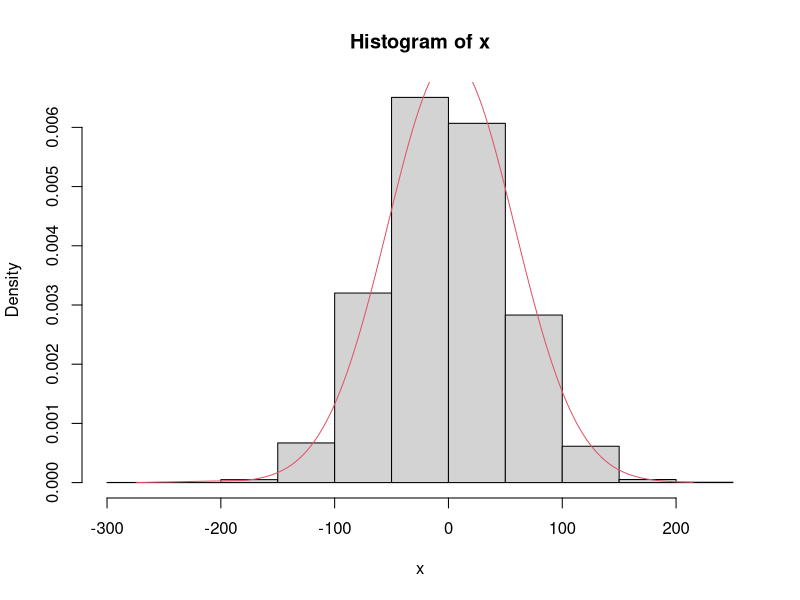
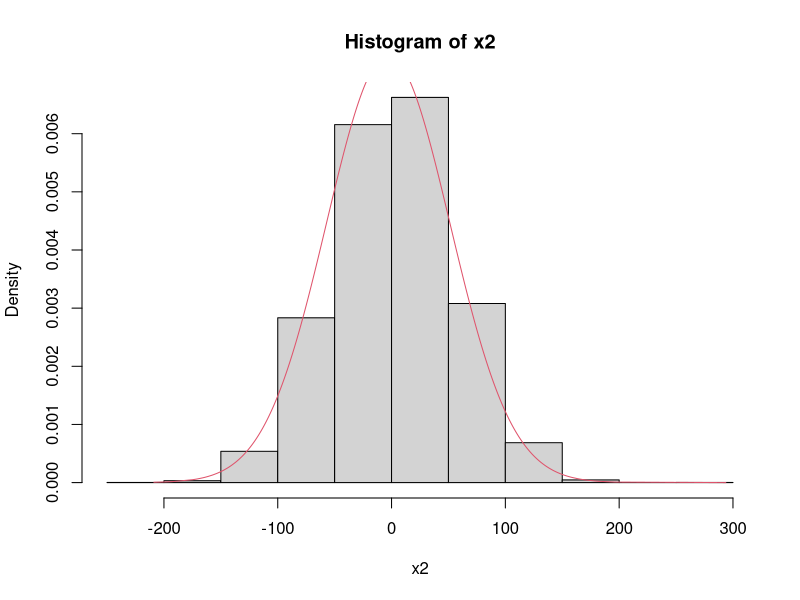
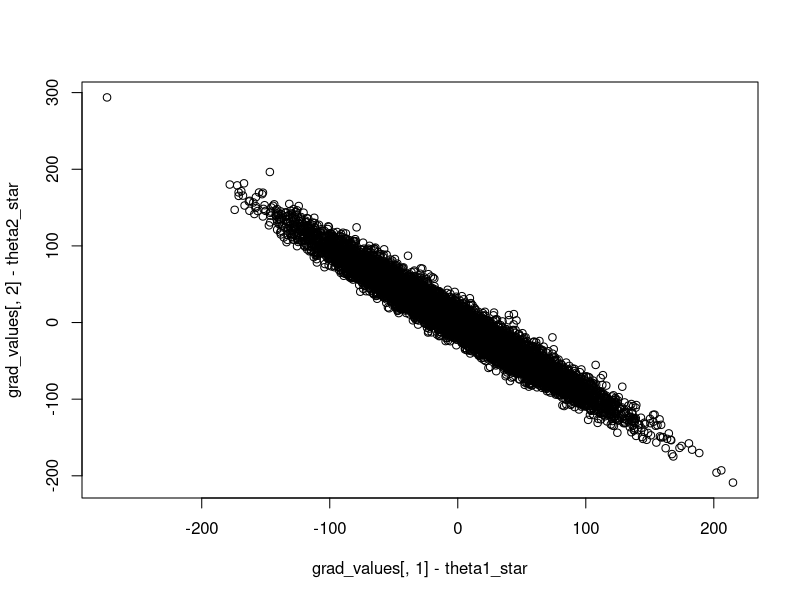
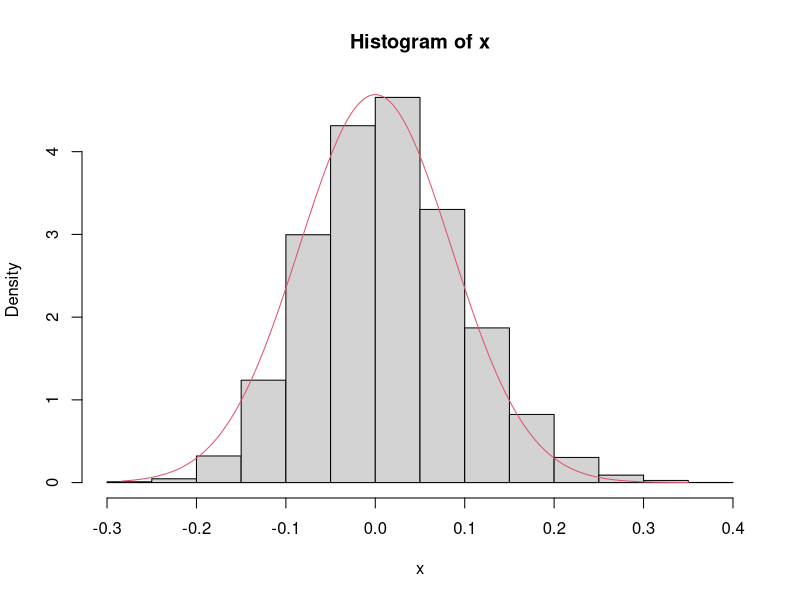
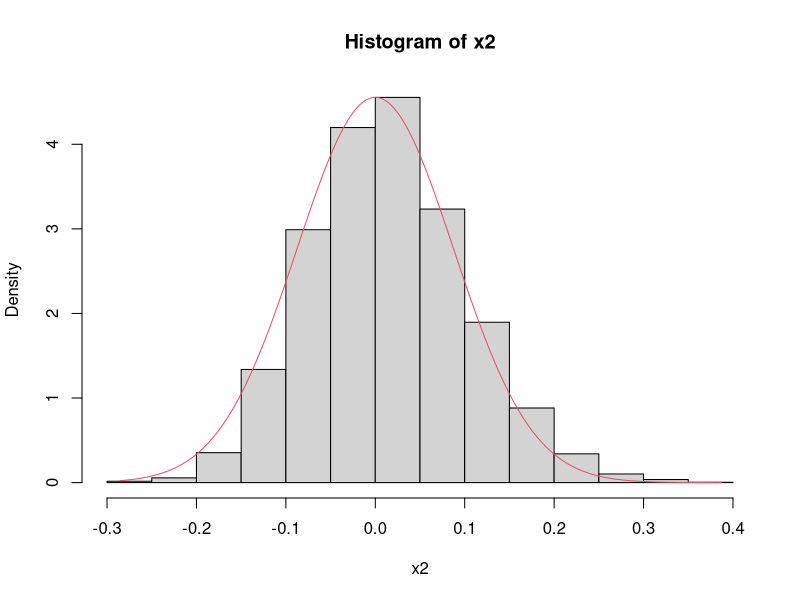
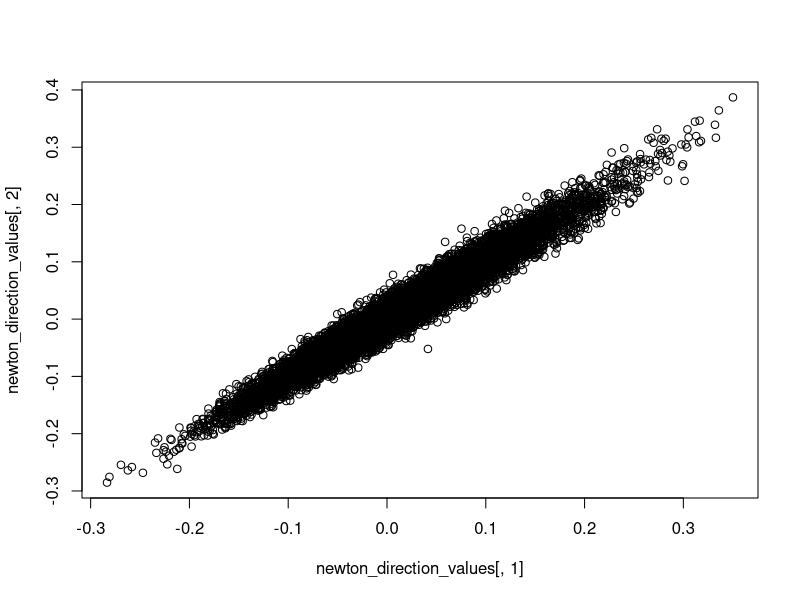
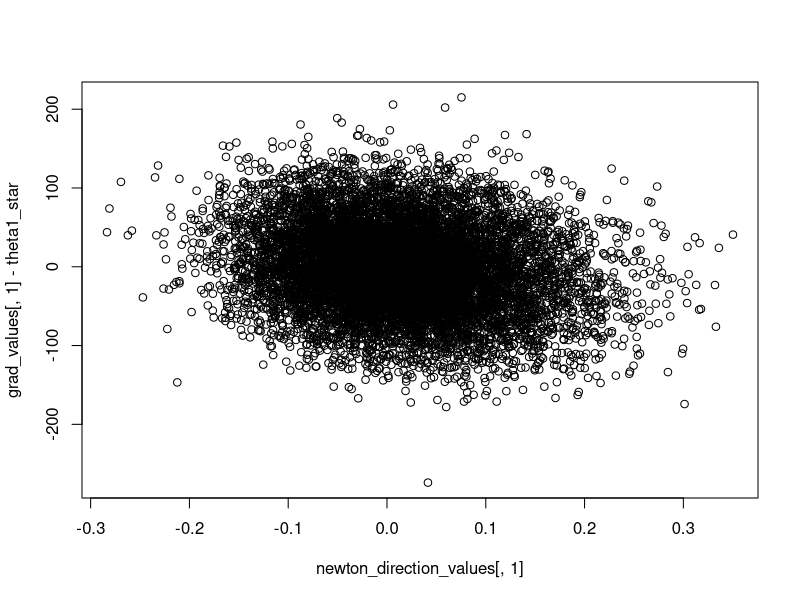
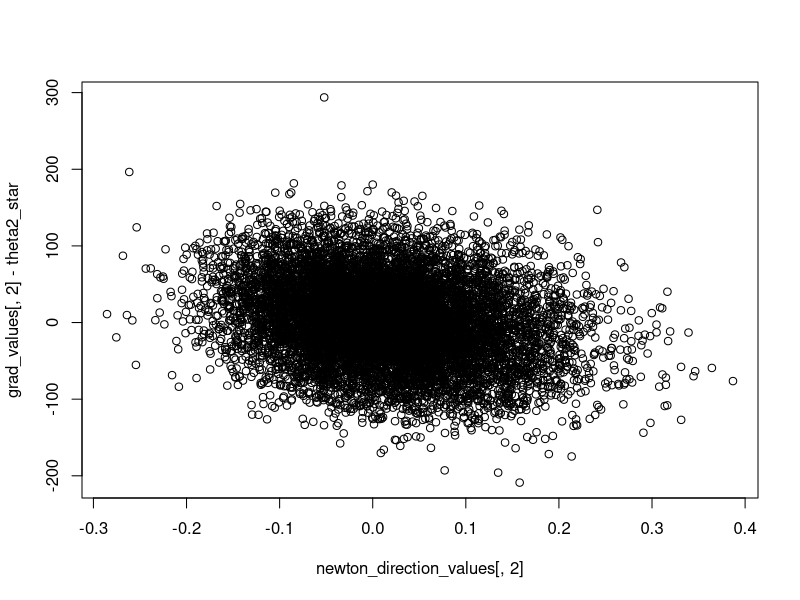

Source code (R) for these figures, in order:
## ---- chunk 1
knitr::opts_chunk$set(echo = TRUE, highlight = TRUE)
library(tidyverse)
## ---- chunk 2
N=10000 #number of samples required
samples<-matrix(0,nrow=N,ncol=311) #matrix to hold samples
for (i in 1:N){ #for loop to generate samples
  samples[i,]<-rnbinom(311,10,0.05) #call rnbinom() to give us samples
} 
## ---- chunk 3
#Functions given in notes to find negative log-likelihood
loglikelihood_nbinom<-function(size,prob,data){
  
  sum_log_dens <- function(x,size,prob){
    sum(dnbinom(x,size,prob,log = TRUE))  
  }
  
  map2_dbl(.x = size,
           .y = prob,
           .f = sum_log_dens,
           x = data)
  
}
loglikelihood_nbinom3<- function(logsize,logitprob,data){
  
  
  size <- exp(logsize)
  prob  <- exp(logitprob)/(1+exp(logitprob))
  
  loglikelihood_nbinom(size,prob,data)
  
}
negloglik_fn<-function(theta = c(0,0),
                       data = 1){
  
  -loglikelihood_nbinom3(logsize = theta[1],
                         logitprob = theta[2],
                         data    = data)
}
#Custom log-likelihood function in this case, not given in notes
loglik_expr<-expression(lgamma(y+exp(theta1))-lgamma(exp(theta1))-lgamma(y+1)+exp(theta1)*(theta2-log(1+exp(theta2)))-y*log(1+exp(theta2)))
loglik_deriv <- deriv(expr         = loglik_expr,
                         namevec      = c("theta1","theta2"),
                         function.arg = c("theta1","theta2","y"),
                         hessian      = TRUE)
#New function to compute gradient of negative log-likelihood
negloglik_grad <- function(theta = c(0,0),
                           data = 1){
  
  aux  <- loglik_deriv(theta1 = theta[1],
                          theta2 = theta[2],
                          y      = data)
  
  grad <- apply(attr(aux,"gradient"),2,sum)
  
  -grad
}
#New function to compute Hessian
negloglik_hess <- function(theta = c(0,0),
                           data = 1){
  
  aux  <- loglik_deriv(theta1 = theta[1],
                          theta2 = theta[2],
                          y      = data)
  
  hess<-apply(attr(aux,"hessian"),c(2,3),sum)
  
  -hess
}


suppressWarnings({ ## otherwise many warning messages about NaNs appears
parameter_values<-matrix(0,nrow=N,ncol=2) #to store MLEs
theta_star<-c(log(10),log(0.05/0.95))
grad_values<-matrix(0,nrow=N,ncol=2) #to store gradient at theta_star
hessian_values<-array(0,dim=c(2,2,N)) #store Hessian at theta_star
newton_direction_values<-matrix(0,nrow=N,ncol=2) #store Newton descent directions at theta_star
for (i in 1:N){
  run<-optim(par=c(0,0),fn=negloglik_fn,gr=negloglik_grad,data=samples[i,],
             method="BFGS",hessian=TRUE) #perform optimisation
  parameter_values[i,]<-run$par #store MLEs
  grad_values[i,]<-negloglik_grad(theta_star,samples[i,]) #store gradient at theta_star
  hessian_values[,,i]<-negloglik_hess(theta_star,samples[i,]) #store hessian at theta_star
  newton_direction_values[i,]<- -solve(hessian_values[,,i])%*%grad_values[i,] #calculate newton direction
}
})
#May get some warnings but all the outputs are sensible
## ---- chunk 4
# your code here
theta1_star =  theta_star[1]
theta2_star =  theta_star[2]

# histogram with a normal curve overlayed
x <- sort(grad_values[,1]-theta1_star)
fun <- dnorm(x, mean = theta1_star, sd = sqrt(mean(hessian_values[1,1,])))
hist(x, prob = TRUE)
lines(x, fun, col = 2)


x2 <- sort(grad_values[,2]-theta2_star)
fun <- dnorm(x2, mean = theta2_star, sd = sqrt(mean(hessian_values[2,2,])))
hist(x2, prob = TRUE)
lines(x2, fun, col = 2)



plot(grad_values[,1]-theta1_star, grad_values[,2]-theta2_star)
## ---- chunk 5
# your code here

x <- sort(newton_direction_values[,1])
fun <- dnorm(x, mean = 0, sd = sd(x))
hist(x, prob = TRUE)
lines(x, fun, col = 2)

x2 <- sort(newton_direction_values[,2])
fun <- dnorm(x2, mean = 0, sd = sd(x2))
hist(x2, prob = TRUE)
lines(x2, fun, col = 2)

plot(newton_direction_values[,1], newton_direction_values[,2])
## ---- chunk 6
# your code here
plot(newton_direction_values[,1], grad_values[,1]-theta1_star)
plot(newton_direction_values[,2], grad_values[,2]-theta2_star)
## ---- chunk 7
#Calculating the first part of the question
theta_star_matrix<-matrix(0,nrow=N,ncol=2)
theta_star_matrix[,1]<-rep(theta_star[1],N)
theta_star_matrix[,2]<-rep(theta_star[2],N)
differences<-parameter_values-theta_star_matrix
varcov_differences<-cov(differences)
var_cov_newton_direction = cov(newton_direction_values)

#Calculating the second part of the question
inv_var_cov_grad = solve(cov(grad_values))

#Calculating the last part of the question
#Creating the average Hessian by computing the mean on each index(i,j,)
avg_hessian = matrix(c(mean(hessian_values[1,1,]),
                        mean(hessian_values[1,2,]), 
                        mean(hessian_values[2,1,]),
                        mean(hessian_values[2,2,])), byrow = TRUE, nrow = 2)
#Inverting it
inv_avg_hessian = solve(avg_hessian)


#Present these 
varcov_differences
inv_avg_hessian

var_cov_newton_direction
inv_var_cov_grad
